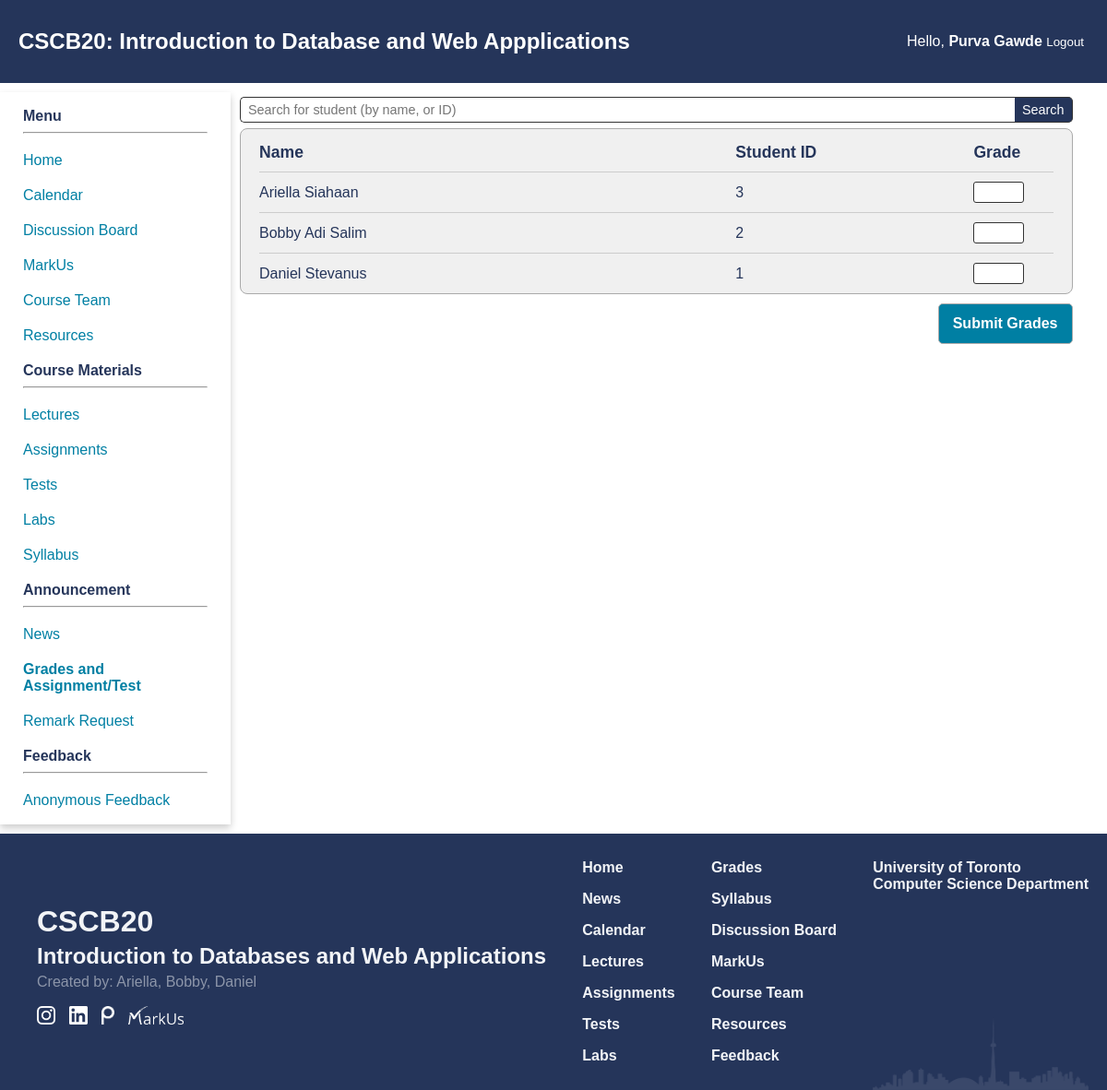
The page /grades/4 (signed in) on the database as committed earlier.
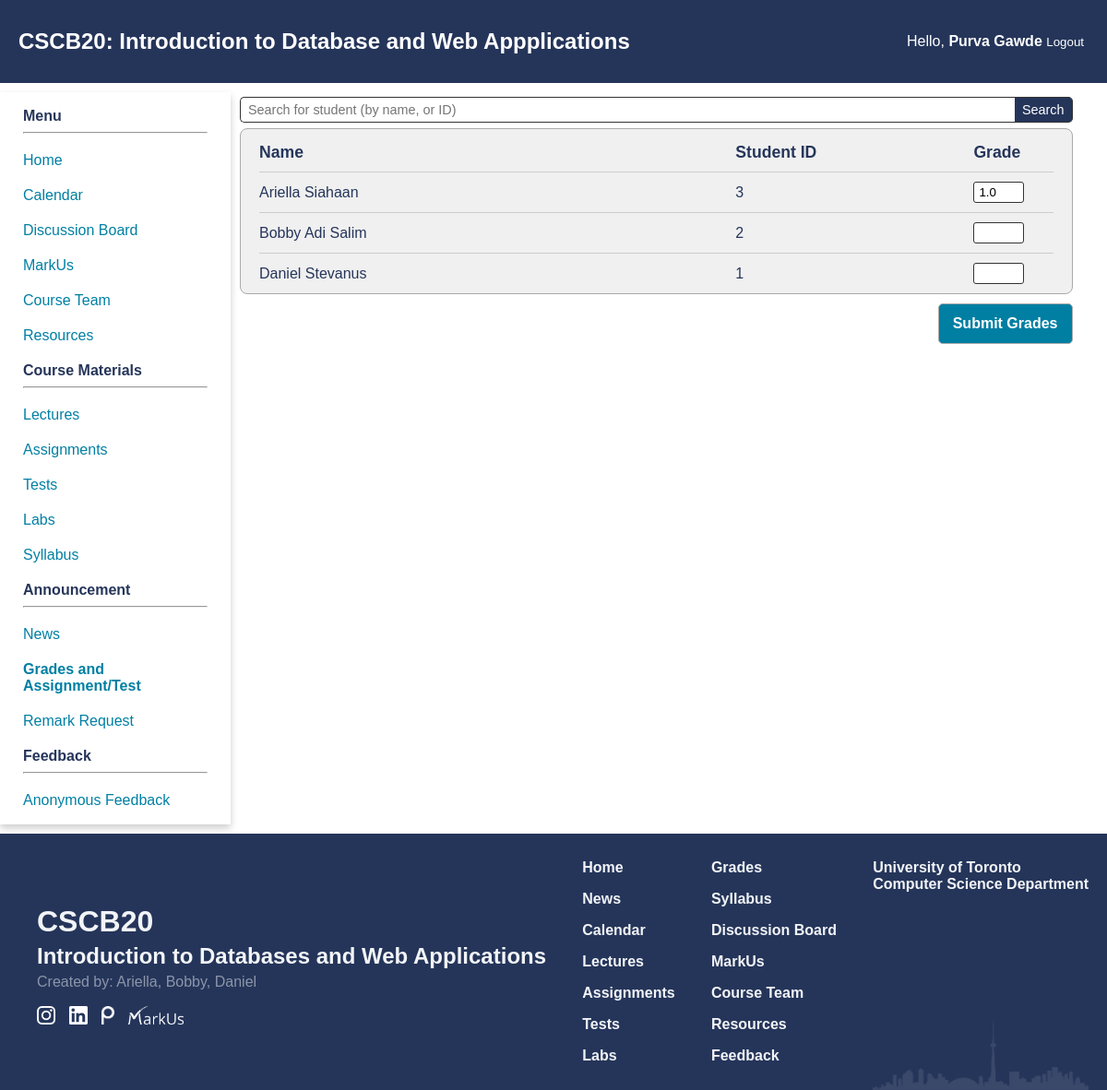
The same page on the database as committed later.
### app.py (models this page shows)
class Student(db.Model):
    id = db.Column(db.Integer, primary_key = True)
    username = db.Column(db.String(50), unique = True, nullable = False)
    password = db.Column(db.Text, nullable = False)
    name = db.Column(db.String(250), nullable = False)
    date_created = db.Column(db.Date, default = datetime.utcnow)
    grades = db.relationship("Grades", backref = 'student', lazy = True)

class Grades(db.Model):
    id = db.Column(db.Integer, primary_key = True)
    student_id = db.Column(db.Integer, db.ForeignKey('student.id'), nullable = False)
    test_id = db.Column(db.Integer, db.ForeignKey('test.id'), nullable = False)
    grade = db.Column(db.Float, nullable = False)
    remarks = db.relationship("RemarkRequest", backref ='grade', lazy = True)

### app.py (the view, shortened to what this page needs)
@app.route('/grades/<test_id>', methods = ["GET", "POST"])
def edit_grades(test_id):
    if(not isInstructor(session)):
        return redirect('/')
    if(request.method == "GET"):
        grade_id = request.args.get("id")
        search = request.args.get('search')
        if(grade_id):
            lst_student_grades = [Grades.query.filter_by(id = grade_id).first()]
            lst_student = [lst_student_grades[0].student]
        else:
            lst_student_grades = Grades.query.filter_by(test_id = test_id).all()
            lst_student = Student.query.order_by(Student.name.asc()).all()
            if search:
                lst_student = Student.query.order_by(Student.name.asc()).filter(Student.name.like(f"%{search}%")).all()
                lst_student.extend(Student.query.order_by(Student.name.asc()).filter(Student.id.like(f"%{search}%")).all())
        if not search:
            search = ''
        lst_tuple_student_grade = []
        for student in lst_student:
            found = False
            for grade in lst_student_grades:
                if student.id == grade.student.id:
                    found = True
                    lst_tuple_student_grade.append((student, grade.grade))
                    break
            if not found:
                lst_tuple_student_grade.append((student, None))
        return render_template('update_grades.html', search = search, lst_tuple_student_grade = lst_tuple_student_grade, test_id = test_id, grades = True)

### app.py (called while the page is built)
def isInstructor(identity):
    if "auth" in identity and identity["auth"] == 'Instructor':
        return True
    return False

### templates/update_grades.html (shortened to what this page needs)
{% extends 'home_template.html' %}
{% block extra_css %}
<link href="{{ url_for('static', filename='css/update_grades.css') }}" rel="stylesheet" type="text/css">
{% endblock %}
{% block content %}
    <main>
        <form action="/grades/{{ test_id }}" method="get">
            <div class=student-search>
                <input type="text" name="search" placeholder="Search for student (by name, or ID)" value ="{{ search }}">
                <button type="submit">Search</button>
            </div>
        </form>
        <form action="/grades/{{ test_id }}" method="post">
            <div class="grades-container">
                <div class="grades-header student-row">
                    <strong class="student-name">Name</strong>
                    <strong class="student-id">Student ID</strong>
                    <strong class="student-grade">Grade</strong>
                </div>
                {% for student, grade in lst_tuple_student_grade %}
                <div class="student-row">
                    <span class="student-name">{{ student.name }}</span>
                    <span class="student-id">{{ student.id }}</span>
                    <span class="student-grade">
                        <input type="number" value="{{ grade }}" name="student{{ student.id }}_grade">
                    </span>
                </div>
                {% endfor %}
            </div>
            <div class="add-button-container"><button class="add-button" type="submit">Submit Grades</button></div>
        </form>
    </main>
{% endblock %}

Rows that differ between the two databases and show on the page:
no longer on this page (row unchanged): Student: name "Ariella Siahaan", id "3"
added Grades: name "Ariella Siahaan", id "3", grade "1.0"
